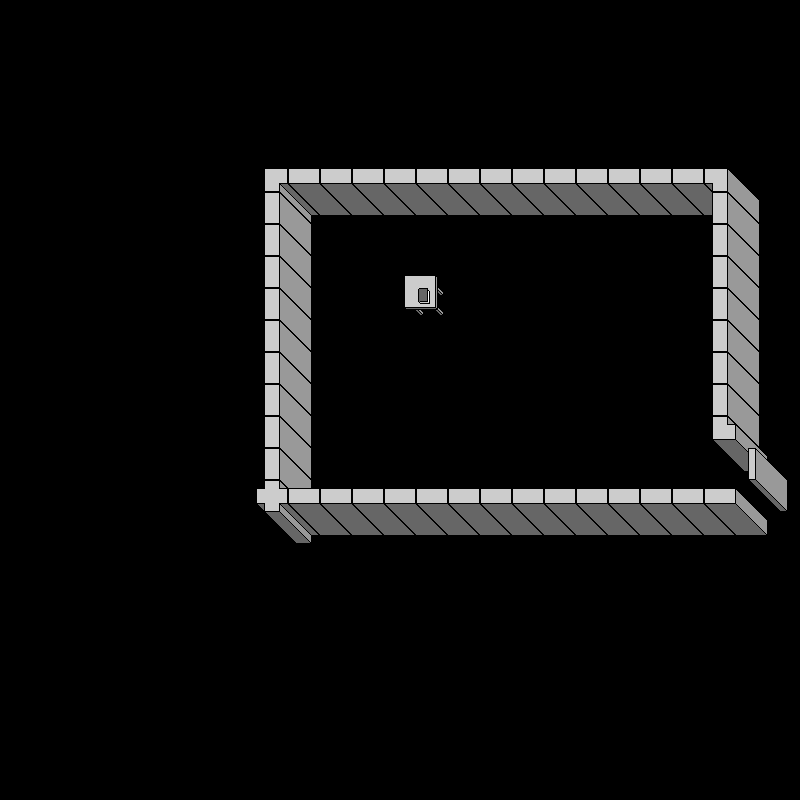

This is a level from a 2D game, rendered from its Tiled map with the project's own tilesets. A one-line summary and the map file follow, with tile-layer data summarised:
An orthogonal 25x25 tile map with 32x32 px tiles, 1 tile layer (Tile Layer 1).

<map version="1.0" orientation="orthogonal" renderorder="right-down" width="25" height="25" tilewidth="32" tileheight="32">
 <tileset firstgid="1" name="asd" tilewidth="64" tileheight="64">
  <image source="perspective_walls.png" width="256" height="256" />
 </tileset>
 <layer name="Tile Layer 1" width="25" height="25">
  <data>[625 cells, 50 non-empty, 9 distinct tile ids]</data>
 </layer>
</map>
